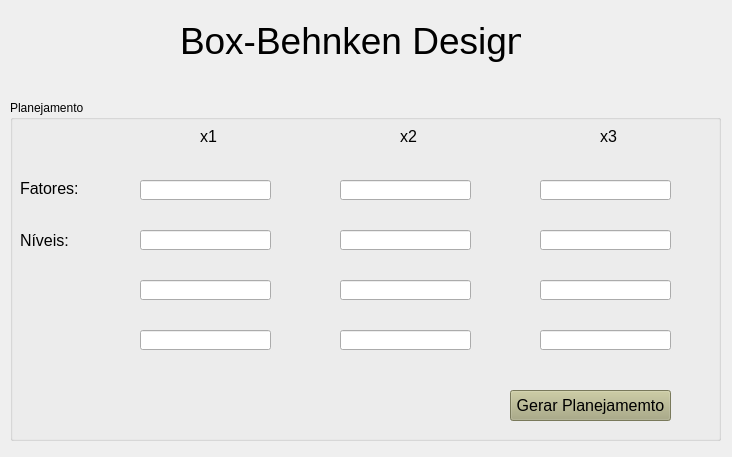
<?xml version="1.0" encoding="UTF-8"?>
<ui version="4.0">
 <class>form_principal</class>
 <widget class="QMainWindow" name="form_principal">
  <property name="geometry">
   <rect>
    <x>0</x>
    <y>0</y>
    <width>732</width>
    <height>457</height>
   </rect>
  </property>
  <property name="windowTitle">
   <string>Box Behnken Design</string>
  </property>
  <property name="windowIcon">
   <iconset>
    <normaloff>box_ico.ico</normaloff>box_ico.ico</iconset>
  </property>
  <property name="styleSheet">
   <string notr="true"/>
  </property>
  <widget class="QWidget" name="centralwidget">
   <widget class="QLabel" name="label">
    <property name="geometry">
     <rect>
      <x>180</x>
      <y>0</y>
      <width>341</width>
      <height>81</height>
     </rect>
    </property>
    <property name="font">
     <font>
      <pointsize>28</pointsize>
      <weight>50</weight>
      <bold>false</bold>
     </font>
    </property>
    <property name="text">
     <string>Box-Behnken Design</string>
    </property>
   </widget>
   <widget class="QLabel" name="label_2">
    <property name="geometry">
     <rect>
      <x>20</x>
      <y>180</y>
      <width>91</width>
      <height>16</height>
     </rect>
    </property>
    <property name="font">
     <font>
      <pointsize>12</pointsize>
     </font>
    </property>
    <property name="text">
     <string>Fatores: </string>
    </property>
   </widget>
   <widget class="QLabel" name="label_3">
    <property name="geometry">
     <rect>
      <x>20</x>
      <y>230</y>
      <width>71</width>
      <height>21</height>
     </rect>
    </property>
    <property name="font">
     <font>
      <pointsize>12</pointsize>
     </font>
    </property>
    <property name="text">
     <string>Níveis:</string>
    </property>
   </widget>
   <widget class="QLabel" name="label_4">
    <property name="geometry">
     <rect>
      <x>200</x>
      <y>130</y>
      <width>47</width>
      <height>13</height>
     </rect>
    </property>
    <property name="font">
     <font>
      <pointsize>12</pointsize>
     </font>
    </property>
    <property name="text">
     <string>x1</string>
    </property>
   </widget>
   <widget class="QGroupBox" name="A">
    <property name="geometry">
     <rect>
      <x>10</x>
      <y>100</y>
      <width>711</width>
      <height>341</height>
     </rect>
    </property>
    <property name="styleSheet">
     <string notr="true"/>
    </property>
    <property name="title">
     <string>Planejamento</string>
    </property>
    <widget class="QLabel" name="label_5">
     <property name="geometry">
      <rect>
       <x>390</x>
       <y>30</y>
       <width>47</width>
       <height>13</height>
      </rect>
     </property>
     <property name="font">
      <font>
       <pointsize>12</pointsize>
      </font>
     </property>
     <property name="text">
      <string>x2</string>
     </property>
    </widget>
    <widget class="QLabel" name="label_6">
     <property name="geometry">
      <rect>
       <x>590</x>
       <y>30</y>
       <width>47</width>
       <height>13</height>
      </rect>
     </property>
     <property name="font">
      <font>
       <pointsize>12</pointsize>
      </font>
     </property>
     <property name="text">
      <string>x3</string>
     </property>
    </widget>
    <widget class="QLineEdit" name="fator1">
     <property name="geometry">
      <rect>
       <x>130</x>
       <y>80</y>
       <width>131</width>
       <height>20</height>
      </rect>
     </property>
    </widget>
    <widget class="QLineEdit" name="fator2">
     <property name="geometry">
      <rect>
       <x>330</x>
       <y>80</y>
       <width>131</width>
       <height>20</height>
      </rect>
     </property>
    </widget>
    <widget class="QLineEdit" name="fator3">
     <property name="geometry">
      <rect>
       <x>530</x>
       <y>80</y>
       <width>131</width>
       <height>20</height>
      </rect>
     </property>
    </widget>
    <widget class="QLineEdit" name="nivel1_fator1">
     <property name="geometry">
      <rect>
       <x>130</x>
       <y>130</y>
       <width>131</width>
       <height>20</height>
      </rect>
     </property>
    </widget>
    <widget class="QLineEdit" name="nivel1_fator2">
     <property name="geometry">
      <rect>
       <x>330</x>
       <y>130</y>
       <width>131</width>
       <height>20</height>
      </rect>
     </property>
    </widget>
    <widget class="QLineEdit" name="nivel1_fator3">
     <property name="geometry">
      <rect>
       <x>530</x>
       <y>130</y>
       <width>131</width>
       <height>20</height>
      </rect>
     </property>
    </widget>
    <widget class="QLineEdit" name="nivel2_fator1">
     <property name="geometry">
      <rect>
       <x>130</x>
       <y>180</y>
       <width>131</width>
       <height>20</height>
      </rect>
     </property>
    </widget>
    <widget class="QLineEdit" name="nivel2_fator2">
     <property name="geometry">
      <rect>
       <x>330</x>
       <y>180</y>
       <width>131</width>
       <height>20</height>
      </rect>
     </property>
    </widget>
    <widget class="QLineEdit" name="nivel2_fator3">
     <property name="geometry">
      <rect>
       <x>530</x>
       <y>180</y>
       <width>131</width>
       <height>20</height>
      </rect>
     </property>
    </widget>
    <widget class="QLineEdit" name="nivel3_fator1">
     <property name="geometry">
      <rect>
       <x>130</x>
       <y>230</y>
       <width>131</width>
       <height>20</height>
      </rect>
     </property>
    </widget>
    <widget class="QLineEdit" name="nivel3_fator2">
     <property name="geometry">
      <rect>
       <x>330</x>
       <y>230</y>
       <width>131</width>
       <height>20</height>
      </rect>
     </property>
    </widget>
    <widget class="QLineEdit" name="nivel3_fator3">
     <property name="geometry">
      <rect>
       <x>530</x>
       <y>230</y>
       <width>131</width>
       <height>20</height>
      </rect>
     </property>
    </widget>
    <widget class="QPushButton" name="btn_gerar_planejamento">
     <property name="geometry">
      <rect>
       <x>500</x>
       <y>290</y>
       <width>161</width>
       <height>31</height>
      </rect>
     </property>
     <property name="font">
      <font>
       <pointsize>12</pointsize>
      </font>
     </property>
     <property name="styleSheet">
      <string notr="true">background-color: rgb(170, 170, 127);</string>
     </property>
     <property name="text">
      <string>Gerar Planejamemto</string>
     </property>
    </widget>
   </widget>
   <zorder>A</zorder>
   <zorder>label</zorder>
   <zorder>label_2</zorder>
   <zorder>label_3</zorder>
   <zorder>label_4</zorder>
  </widget>
 </widget>
 <resources/>
 <connections/>
</ui>
